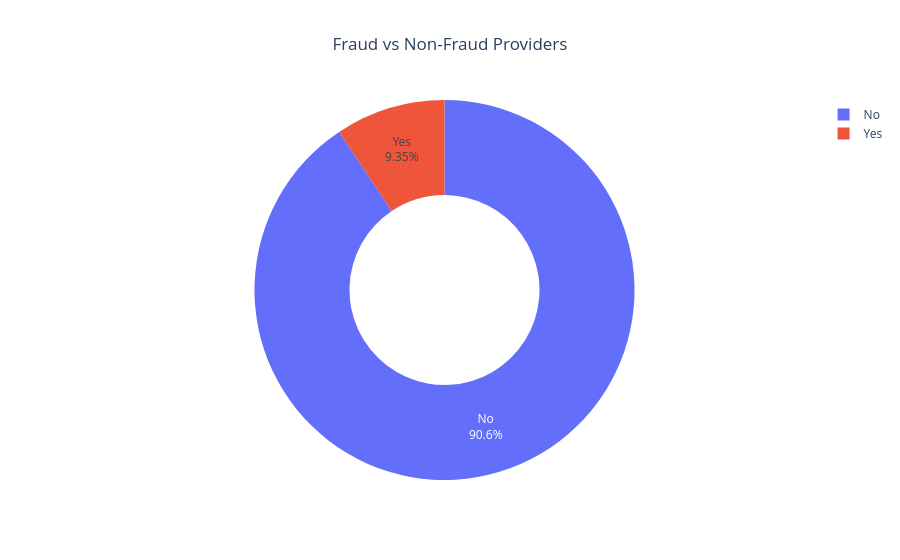

Notebook code cell kept with this figure:
### Markdown cell above
## Fraud Distribution Visualization

### Code cell
import plotly.express as px
fraud_counts = (
    train["PotentialFraud"]
    .value_counts()
    .reset_index()
)
fraud_counts.columns = [ "PotentialFraud", "Count" ]
fig = px.pie(
    fraud_counts,
    names="PotentialFraud",
    values="Count",
    hole=0.5,
    title="Fraud vs Non-Fraud Providers"
)
fig.update_traces(
    textposition="inside",
    textinfo="percent+label"
)
fig.update_layout(
    title_x=0.5
)
fig.show()

### Figure 1 — Plotly figure (JSON) as saved in the notebook; plotly's stock layout.template omitted (floating-point values rounded to 4 significant figures)
{"data": [{"domain": {"x": [0, 1], "y": [0, 1]}, "hole": 0.5, "hovertemplate": "PotentialFraud=%{label}<br>Count=%{value}<extra></extra>", "labels": ["No", "Yes"], "legendgroup": "", "name": "", "showlegend": true, "textinfo": "percent+label", "textposition": "inside", "type": "pie", "values": [4904, 506]}], "layout": {"legend": {"tracegroupgap": 0}, "title": {"text": "Fraud vs Non-Fraud Providers", "x": 0.5}}}
